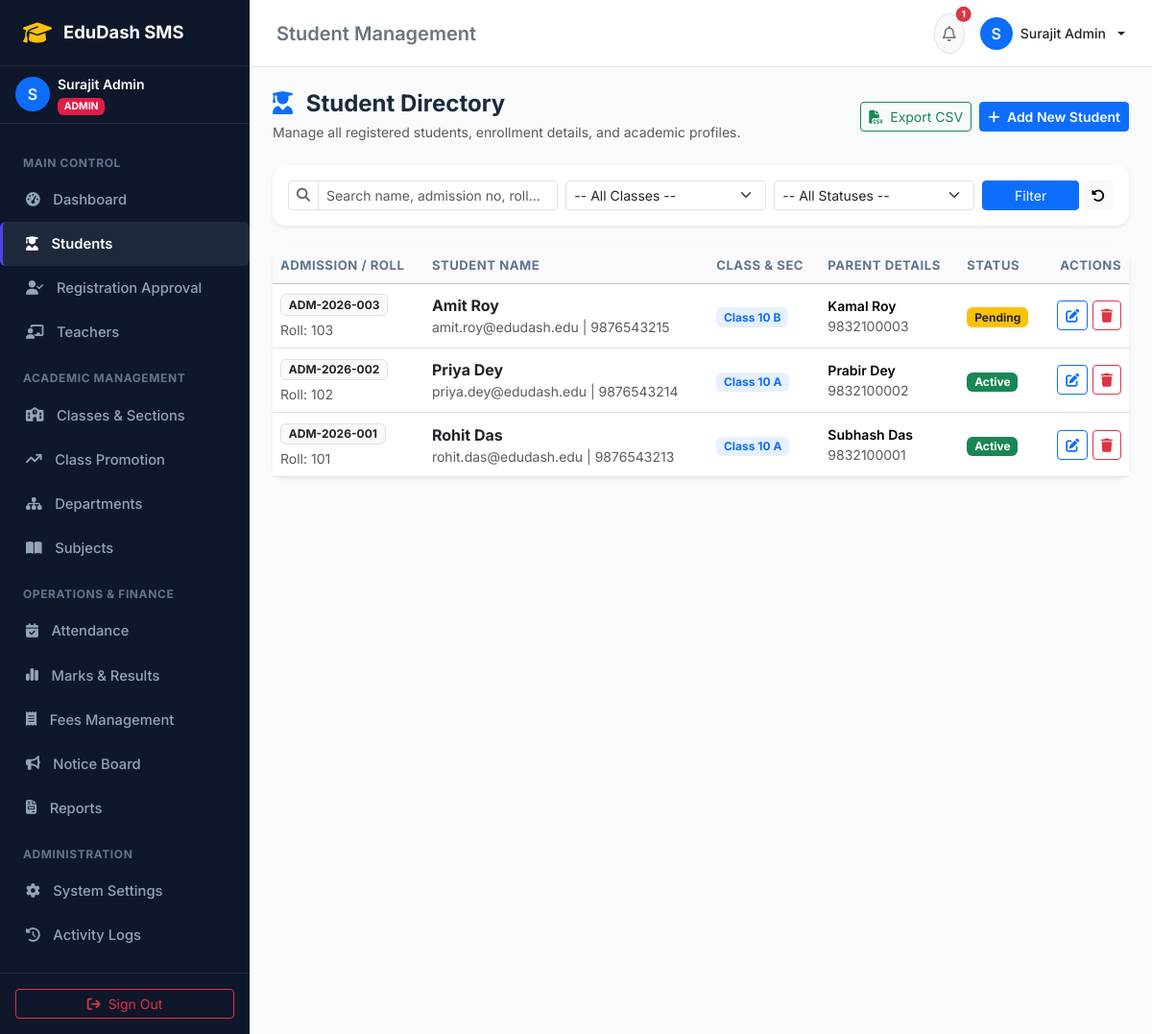
/students.php (signed in), run on the app's committed database.
### tables this page shows
CREATE TABLE `students` (
  `id` INT AUTO_INCREMENT PRIMARY KEY,
  `user_id` INT UNIQUE NOT NULL,
  `admission_no` VARCHAR(30) UNIQUE NOT NULL,
  `roll_no` VARCHAR(20) NOT NULL,
  `class_id` INT NULL,
  `dob` DATE NOT NULL,
  `gender` ENUM('Male', 'Female', 'Other') NOT NULL,
  `blood_group` VARCHAR(5) DEFAULT 'B+',
  `father_name` VARCHAR(100) NOT NULL,
  `mother_name` VARCHAR(100) NOT NULL,
  `parent_phone` VARCHAR(20) NOT NULL,
  `address` TEXT NOT NULL,
  `admission_date` DATE NOT NULL,
  `status` ENUM('active', 'pending', 'inactive', 'graduated') DEFAULT 'active',
  FOREIGN KEY (`user_id`) REFERENCES `users`(`id`) ON DELETE CASCADE,
  FOREIGN KEY (`class_id`) REFERENCES `classes`(`id`) ON DELETE SET NULL
);

CREATE TABLE `users` (
  `id` INT AUTO_INCREMENT PRIMARY KEY,
  `username` VARCHAR(50) UNIQUE NOT NULL,
  `password` VARCHAR(255) NOT NULL,
  `role` ENUM('admin', 'teacher', 'student') NOT NULL,
  `email` VARCHAR(100) UNIQUE NOT NULL,
  `full_name` VARCHAR(100) NOT NULL,
  `phone` VARCHAR(20) NULL,
  `avatar` VARCHAR(255) DEFAULT 'default_avatar.png',
  `status` ENUM('active', 'inactive', 'pending') DEFAULT 'active',
  `created_at` TIMESTAMP DEFAULT CURRENT_TIMESTAMP
);

CREATE TABLE `classes` (
  `id` INT AUTO_INCREMENT PRIMARY KEY,
  `name` VARCHAR(50) NOT NULL,
  `section` VARCHAR(10) NOT NULL,
  `department_id` INT NULL,
  `class_teacher_id` INT NULL,
  `numeric_level` INT DEFAULT 1,
  `created_at` TIMESTAMP DEFAULT CURRENT_TIMESTAMP,
  FOREIGN KEY (`department_id`) REFERENCES `departments`(`id`) ON DELETE SET NULL
);

### students.php (the view, shortened to what this page needs)
<?php
require_once __DIR__ . '/../includes/header.php';
require_once __DIR__ . '/../includes/sidebar.php';
$action = $_GET['action'] ?? 'list';
$filter_class = intval($_GET['class_id'] ?? 0);
$filter_search = trim($_GET['search'] ?? '');
$query = "SELECT s.*, u.username, u.full_name, u.email, u.phone, c.name as class_name, c.section
          FROM students s
          JOIN users u ON s.user_id = u.id
          LEFT JOIN classes c ON s.class_id = c.id
          WHERE 1=1";
$params = [];
$query .= " ORDER BY s.id DESC";
$stmt = $pdo->prepare($query);
$stmt->execute($params);
$students_list = $stmt->fetchAll();
?>
<div class="main-wrapper">
    <?php require_once __DIR__ . '/../includes/navbar.php'; ?>
    <main class="p-4">
        <?php if ($action === 'list'): ?>
            <div class="d-flex flex-wrap justify-content-between align-items-center gap-3 mb-4">
                <div>
                    <h4 class="fw-bold mb-1"><i class="fa-solid fa-user-graduate text-primary me-2"></i> Student Directory</h4>
                    <p class="text-muted small mb-0">Manage all registered students, enrollment details, and academic profiles.</p>
                </div>
                <div class="d-flex gap-2">
                    <a href="?export=csv<?php echo $filter_class ? '&class_id='.$filter_class : ''; ?><?php echo $filter_search ? '&search='.urlencode($filter_search) : ''; ?>" class="btn btn-outline-success btn-sm">
                        <i class="fa-solid fa-file-csv me-1"></i> Export CSV
                    </a>
                    <a href="?action=add" class="btn btn-primary btn-sm fw-semibold">
                        <i class="fa-solid fa-plus me-1"></i> Add New Student
                    </a>
                </div>
            </div>
            <div class="card border-0 shadow-sm p-3 mb-4">
                <form method="GET" class="row g-2 align-items-center">
                    <div class="col-md-4">
                        <div class="input-group input-group-sm">
                            <span class="input-group-text bg-white"><i class="fa-solid fa-magnifying-glass text-muted"></i></span>
                            <input type="text" name="search" class="form-control" placeholder="Search name, admission no, roll..." value="<?php echo htmlspecialchars($filter_search); ?>">
                        </div>
                    </div>
                    <div class="col-md-3">
                        <select name="class_id" class="form-select form-select-sm">
                            <option value="">-- All Classes --</option>
                        </select>
                    </div>
                    <div class="col-md-3">
                        <select name="status" class="form-select form-select-sm">
                            <option value="">-- All Statuses --</option>
                        </select>
                    </div>
                    <div class="col-md-2 d-flex gap-1">
                        <button type="submit" class="btn btn-primary btn-sm w-100">Filter</button>
                        <a href="<?php echo BASE_URL; ?>/admin/students.php" class="btn btn-light btn-sm"><i class="fa-solid fa-rotate-left"></i></a>
                    </div>
                </form>
            </div>
            <div class="card border-0 shadow-sm">
                <div class="table-responsive">
                    <table class="table table-hover align-middle mb-0">
                        <thead class="table-light">
                            <tr>
                                <th>Admission / Roll</th>
                                <th>Student Name</th>
                                <th>Class & Sec</th>
                                <th>Parent Details</th>
                                <th>Status</th>
                                <th class="text-end">Actions</th>
                            </tr>
                        </thead>
                        <tbody>
                            <?php if (empty($students_list)): ?>
                                <tr>
                                    <td colspan="6" class="text-center py-4 text-muted">No student records found matching your filters.</td>
                                </tr>
                            <?php else: ?>
                                <?php foreach ($students_list as $s): ?>
                                    <tr>
                                        <td>
                                            <span class="badge bg-light text-dark border"><?php echo htmlspecialchars($s['admission_no']); ?></span>
                                            <div class="small text-muted mt-1">Roll: <?php echo htmlspecialchars($s['roll_no']); ?></div>
                                        </td>
                                        <td>
                                            <div class="fw-bold text-dark"><?php echo htmlspecialchars($s['full_name']); ?></div>
                                            <div class="small text-muted"><?php echo htmlspecialchars($s['email']); ?> | <?php echo htmlspecialchars($s['phone'] ?: '-'); ?></div>
                                        </td>
                                        <td>
                                            <span class="badge bg-primary bg-opacity-10 text-primary">
                                                <?php echo htmlspecialchars(($s['class_name'] ?? 'Class') . ' ' . ($s['section'] ?? '')); ?>
                                            </span>
                                        </td>
                                        <td>
                                            <div class="small fw-semibold"><?php echo htmlspecialchars($s['father_name']); ?></div>
                                            <div class="small text-muted"><?php echo htmlspecialchars($s['parent_phone']); ?></div>
                                        </td>
                                        <td>
                                            <?php if ($s['status'] === 'active'): ?>
                                                <span class="badge bg-success">Active</span>
                                            <?php elseif ($s['status'] === 'pending'): ?>
                                                <span class="badge bg-warning text-dark">Pending</span>
                                            <?php else: ?>
                                                <span class="badge bg-secondary"><?php echo ucfirst($s['status']); ?></span>
                                            <?php endif; ?>
                                        </td>
                                        <td class="text-end">
                                            <a href="?action=edit&id=<?php echo $s['id']; ?>" class="btn btn-sm btn-outline-primary" title="Edit Student"><i class="fa-solid fa-pen-to-square"></i></a>
                                            <form method="POST" action="?action=delete&id=<?php echo $s['id']; ?>" class="d-inline" onsubmit="return confirm('Are you sure you want to permanently delete this student record?');">
                                                <button type="submit" class="btn btn-sm btn-outline-danger" title="Delete"><i class="fa-solid fa-trash"></i></button>
                                            </form>
                                        </td>
                                    </tr>
                                <?php endforeach; ?>
                            <?php endif; ?>
                        </tbody>
                    </table>
                </div>
            </div>
        <?php endif; ?>
    </main>
<?php require_once __DIR__ . '/../includes/footer.php'; ?>

### style.css (style rules this page uses)
:root { --primary: #4f46e5; --primary-hover: #4338ca; --sidebar-bg: #0f172a; --sidebar-text: #94a3b8; --sidebar-hover-bg: #1e293b; --sidebar-active-text: #ffffff; --body-bg: #f8fafc; --card-border: #e2e8f0; }
body { font-family: 'Inter', -apple-system, BlinkMacSystemFont, 'Segoe UI', Roboto, sans-serif; background-color: var(--body-bg); color: #1e293b; min-height: 100vh; }
.main-wrapper { flex: 1; display: flex; flex-direction: column; min-width: 0; }
.card { border: 1px solid var(--card-border); border-radius: 0.85rem; box-shadow: 0 1px 3px rgba(0, 0, 0, 0.04); }
.table th { font-size: 0.82rem; text-transform: uppercase; letter-spacing: 0.04em; color: #64748b; background-color: #f8fafc; border-top: none; }

### data on the page
students: admission_no "ADM-2026-003", roll_no "103", user.full_name "Amit Roy", user.email "amit.roy@edudash.edu", user.phone "9876543215", class.section "Class 10 B", father_name "Kamal Roy", parent_phone "9832100003", status "Pending"
students: admission_no "ADM-2026-002", roll_no "102", user.full_name "Priya Dey", user.email "priya.dey@edudash.edu", user.phone "9876543214", class.section "Class 10 A", father_name "Prabir Dey", parent_phone "9832100002", status "Active"
students: admission_no "ADM-2026-001", roll_no "101", user.full_name "Rohit Das", user.email "rohit.das@edudash.edu", user.phone "9876543213", class.section "Class 10 A", father_name "Subhash Das", parent_phone "9832100001", status "Active"

### other printed values
substr($_SESSION['user_name'] ?? 'U', 0, 1) "S"
$_SESSION['user_name'] "Surajit Admin"
$role "ADMIN"
$page_title "Student Management"
$unread_notices_count "1"
